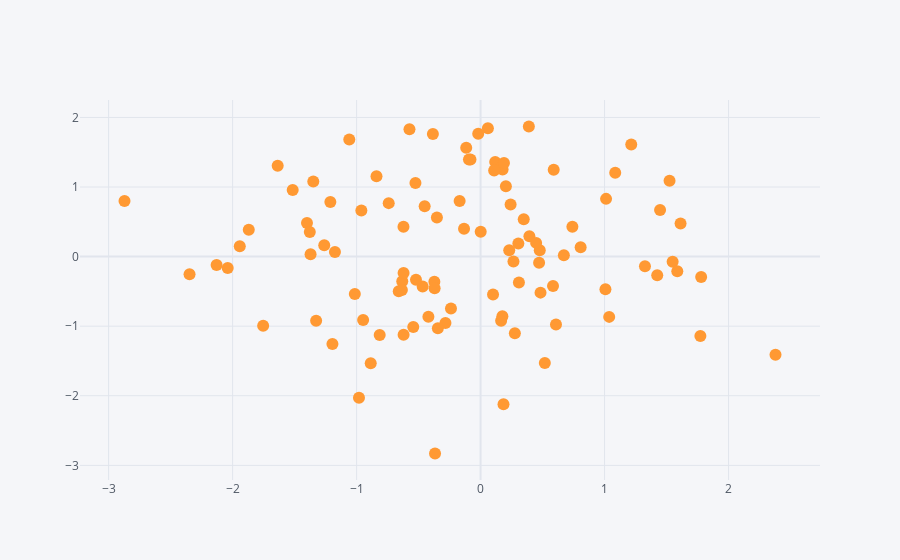

Notebook code for this chart:
### Code cell
df1.iplot(kind="scatter",x='A',y='B',mode='markers')
